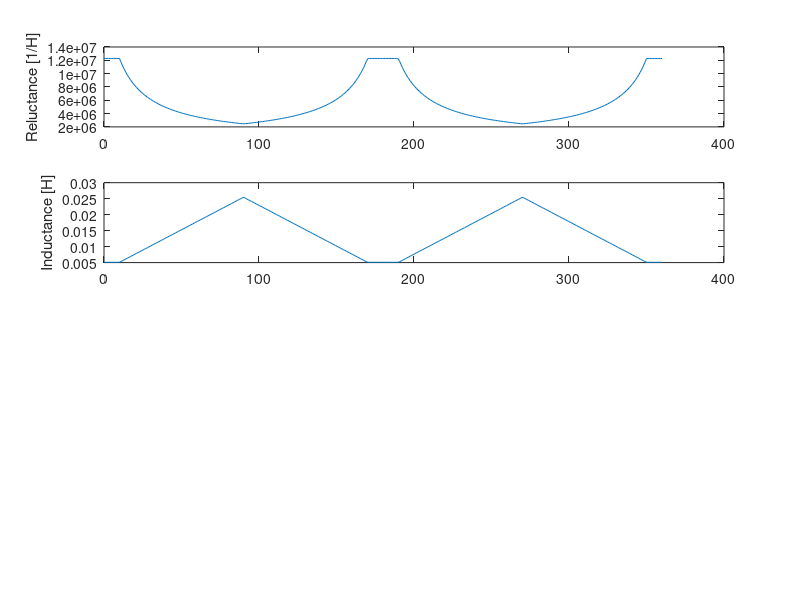

MATLAB code for this plot:
clc
clear all
close all


% Problem constants (in meters)
lgclearance=0.5*(10^-3);    % air-gap clearance
dcore=20*(10^-3);           % core depth
N=250;                      % number of turns
Idc=3;                      % coil current (DC)
u0=4*pi*(10^-7);            % permeability of free space

% Part with lg=0.5mm (long radius)
theta1=2*asind(7.5/12);

% Part with lg=2.5mm (short radius)
theta2=2*asind(7.5/10);

% Part with lg=0.5mm to 2.5mm
theta3=180-(theta1+theta2);

% Active region degrees
y=[];
m=theta1/80;
x=linspace(0,360,360);

for k1 = 1:length(x)
    if (x(k1)>=0)&&(x(k1)<=10)
        y(k1)=theta1;
    elseif (x(k1)>=10)&&(x(k1)<=90)
        y(k1)=theta1-m*(x(k1)-10);
    elseif (x(k1)>=90)&&(x(k1)<=170)
        y(k1)=m*(x(k1)-90);
    elseif (x(k1)>=170)&&(x(k1)<=190)
        y(k1)=theta1;
    elseif (x(k1)>=190)&&(x(k1)<=270)
        y(k1)=theta1-m*(x(k1)-190);
    elseif (x(k1)>=270)&&(x(k1)<=350)
        y(k1)=m*(x(k1)-270);
    else (x(k1)>=350)&&(x(k1)<=360);
        y(k1)=theta1;
    end
end


Aarc1=2*pi*12*(10^-3)*(y/360)*20*(10^-3);             %large air-gap
Aarc2=2*pi*12*(10^-3)*(theta1/360)*20*(10^-3)-Aarc1;    %small air-gap
R1=(2*2.5*(10^-3))./(u0*Aarc1);
R2=(2*0.5*(10^-3))./(u0*Aarc2);

Rtot=((1./R1)+(1./R2)).^(-1);

% Rotational Flux Linkage

F=N*Idc;
Flux=F./Rtot;
FL=Flux.*N;
L=FL./Idc;
L2=(N^2)./Rtot;

W=(1/2)*L*(Idc)^2;
T=diff(W);


subplot(4,1,1)
plot(x,Rtot)
ylabel('Reluctance [1/H]')
subplot(4,1,2)
plot(x,L)
ylabel('Inductance [H]')
% subplot(4,1,3)
% plot(x,W)
% ylabel('Energy [W]')
% subplot(4,1,4)
% plot(x(1:359),T*1e3)
% ylabel('Torque [mN.m]')





